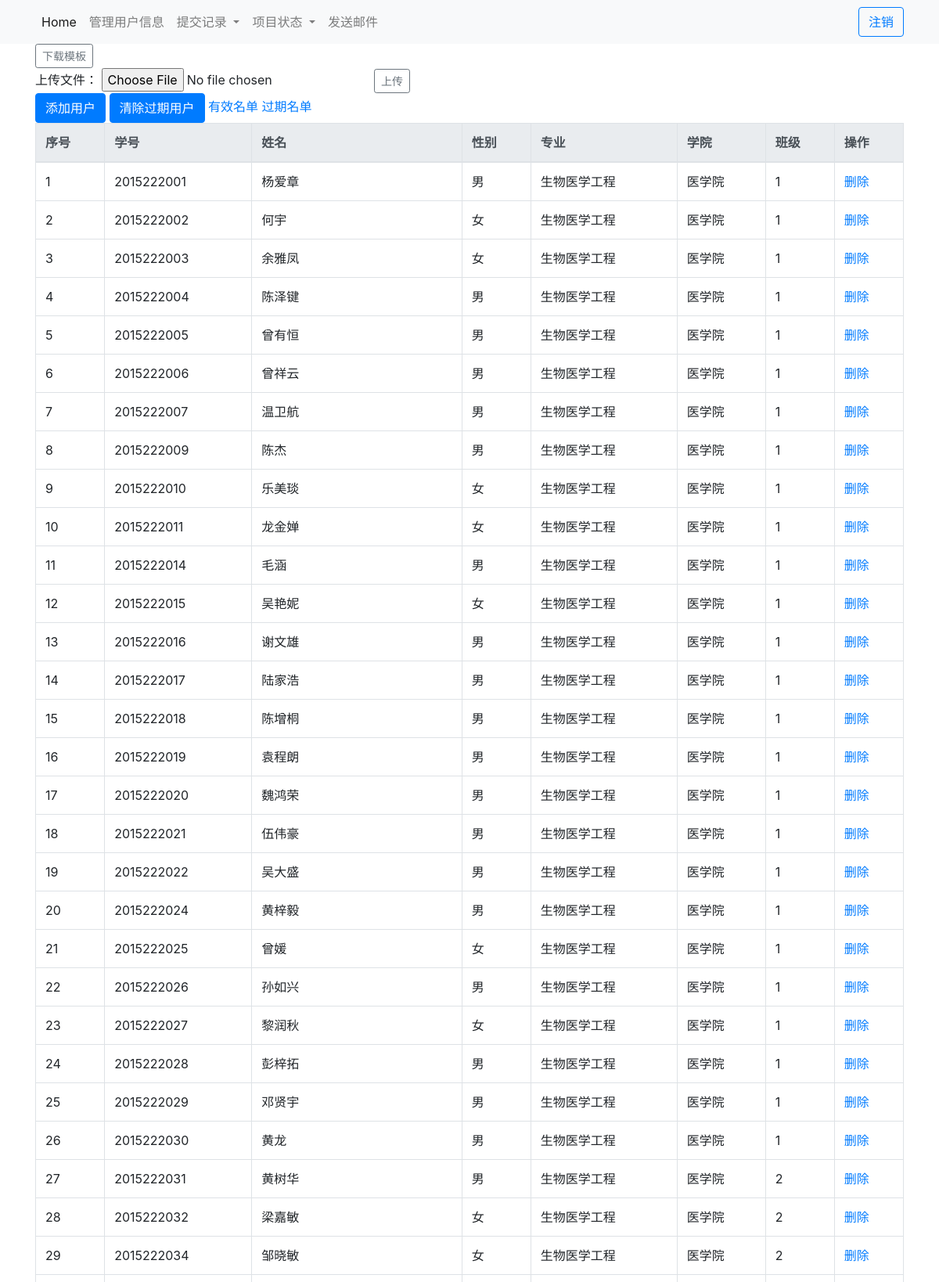
The page /manager/userlist (signed in, upper part) on the database its author committed.
### account/models.py (models this page shows, shortened)
class UserInfo(models.Model):
    user = models.OneToOneField(User,unique=True)
    name = models.CharField(max_length=255, blank=True, null=True)
    sex = models.CharField(max_length=255, blank=True, null=True)
    classID = models.CharField(max_length=255, blank=True, null=True)
    major = models.CharField(max_length=255, blank=True, null=True)
    institute = models.CharField(max_length=255, blank=True, null=True)
    phone = models.CharField(max_length=255, blank=True, null=True, default='')
    email = models.CharField(max_length=255, blank=True, null=True, default='')
    status = models.CharField(max_length=255, blank=True, null=True, default='') #记录该用户是否过期，1为有效，2为无效
    class Meta:
        permissions = (
            ('add_userproinfo', u"添加用户"),  # 权限字段名称及其解释
            ('delete_userproinfo', u"删除用户"),
            ('change_userproinfo', u"修改用户信息"),
        )

### manager/views.py (the view, shortened to what this page needs)
@permission_required('account.add_userproinfo', login_url="/account/login/")
@csrf_exempt
def userlist(request):
    if request.method == "GET":
        status = request.GET.get('status',"1")
        userinfo = UserInfo.objects.filter(status=status)
        userinfo_form = UserInfoForm()
        return render(request, 'manager/userlist.html', {'userinfo': userinfo, 'userinfo_form': userinfo_form})

### manager/forms.py
class UserInfoForm(forms.ModelForm):
    user = forms.CharField(max_length=10)
    class Meta:
        model = UserInfo
        exclude = ("phone","email")

### templates/manager/userlist.html (shortened to what this page needs)
{% extends 'manager_base.html' %}
{% block content %}
    <button id="download_model" class="btn btn btn-outline-secondary btn-sm">下载模板
    </button>
    <form id="uploadForm">
        上传文件： <input type="file" accept="application/vnd.openxmlformats-officedocument.spreadsheetml.sheet"
                     name="file"
                     id="file">
        <input type="button" value="上传" class="btn btn btn-outline-secondary btn-sm" onclick="javascript:Upload_file()">
    </form>
    <button id="add_user" onclick="add_user()" class="btn btn-primary">添加用户</button>
    <button id="clean_user" onclick="clean_user()" class="btn btn-primary">清除过期用户</button>
    <a href="{% url 'manager:userlist' %}?status=1">有效名单</a>
    <a href="{% url 'manager:userlist' %}?status=0">过期名单</a>
    <table class="table table-bordered">
        {% if userinfo %}
            <thead class="thead-light">
            <tr>
                <th>序号</th>
                <th>学号</th>
                <th>姓名</th>
                <th>性别</th>
                <th>专业</th>
                <th>学院</th>
                <th>班级</th>
                <th>操作</th>
            </tr>
            </thead>
            {% for info in userinfo %}
                <tr>
                    <td>{{ forloop.counter }}</td>
                    <td>{{ info.user }}</td>
                    <td>{{ info.name }}</td>
                    <td>{{ info.sex }}</td>
                    <td>{{ info.major }}</td>
                    <td>{{ info.institute }}</td>
                    <td>{{ info.classID }}</td>
                    <td>
                        <a name="delete" href="javascript:" onclick="del_user(this,{{ info.user }})"><span
                                class="glyphicon glyphicon-trash">删除</span></a>
                    </td>
                </tr>
            {% empty %}
                <p>当前无可管理的用户</p>
            {% endfor %}
        {% endif %}
    </table>
{% endblock %}

### templates/manager_base.html (shortened to what this page needs)
<!DOCTYPE html>
<html lang="en">
<head>
    <link rel="stylesheet" href="/static/Bootstrap/css/bootstrap.min.css">
    <link rel="stylesheet" href="/static/js/theme/default/laydate.css?v=5.0.8">
</head>
<body>
<nav class="navbar navbar-expand-lg navbar-light bg-light navbar-fixed-top">
    <div class="container">
        <div class="collapse navbar-collapse" id="navbarSupportedContent">
            <ul class="navbar-nav mr-auto">
                <li class="nav-item active">
                    <a class="nav-link" href="{% url 'manager:manager_home' %}">Home </a>
                </li>
                <li class="nav-item">
                    <a class="nav-link" href="{% url 'manager:userlist' %}">管理用户信息</a>
                </li>
                <li class="nav-item dropdown">
                    <a class="nav-link dropdown-toggle" href="#" id="navbarDropdownMenuLink" data-toggle="dropdown"
                       aria-haspopup="true" aria-expanded="false">
                        提交记录
                    </a>
                </li>
                <li class="nav-item dropdown">
                    <a class="nav-link dropdown-toggle" href="#" id="navbarDropdownMenuLink" data-toggle="dropdown"
                       aria-haspopup="true" aria-expanded="false">
                        项目状态
                    </a>
                </li>
                <li class="nav-item">
                    <a class="nav-link" href="{% url 'manager:send_email' %}">发送邮件</a>
                </li>
            </ul>
            <button class="btn btn-outline-primary my-2 my-sm-0" onclick="javascript:logout()">注销</button>
        </div>
    </div>
</nav>
<div class="container">{% block content %}{% endblock %}</div>
</body>
</html>

### rows shown on the page
UserInfo: user "2015222001", name "杨爱章", sex "男", major "生物医学工程", institute "医学院", classID "1"
UserInfo: user "2015222002", name "何宇", sex "女", major "生物医学工程", institute "医学院", classID "1"
UserInfo: user "2015222003", name "余雅凤", sex "女", major "生物医学工程", institute "医学院", classID "1"
UserInfo: user "2015222004", name "陈泽键", sex "男", major "生物医学工程", institute "医学院", classID "1"
UserInfo: user "2015222005", name "曾有恒", sex "男", major "生物医学工程", institute "医学院", classID "1"
UserInfo: user "2015222006", name "曾祥云", sex "男", major "生物医学工程", institute "医学院", classID "1"
UserInfo: user "2015222007", name "温卫航", sex "男", major "生物医学工程", institute "医学院", classID "1"
UserInfo: user "2015222009", name "陈杰", sex "男", major "生物医学工程", institute "医学院", classID "1"
UserInfo: user "2015222010", name "乐美琰", sex "女", major "生物医学工程", institute "医学院", classID "1"
UserInfo: user "2015222011", name "龙金婵", sex "女", major "生物医学工程", institute "医学院", classID "1"
UserInfo: user "2015222014", name "毛涵", sex "男", major "生物医学工程", institute "医学院", classID "1"
UserInfo: user "2015222015", name "吴艳妮", sex "女", major "生物医学工程", institute "医学院", classID "1"
UserInfo: user "2015222016", name "谢文雄", sex "男", major "生物医学工程", institute "医学院", classID "1"
UserInfo: user "2015222017", name "陆家浩", sex "男", major "生物医学工程", institute "医学院", classID "1"
UserInfo: user "2015222018", name "陈增桐", sex "男", major "生物医学工程", institute "医学院", classID "1"
UserInfo: user "2015222019", name "袁程朗", sex "男", major "生物医学工程", institute "医学院", classID "1"
UserInfo: user "2015222020", name "魏鸿荣", sex "男", major "生物医学工程", institute "医学院", classID "1"
UserInfo: user "2015222021", name "伍伟豪", sex "男", major "生物医学工程", institute "医学院", classID "1"
UserInfo: user "2015222022", name "吴大盛", sex "男", major "生物医学工程", institute "医学院", classID "1"
UserInfo: user "2015222024", name "黄梓毅", sex "男", major "生物医学工程", institute "医学院", classID "1"
UserInfo: user "2015222025", name "曾媛", sex "女", major "生物医学工程", institute "医学院", classID "1"
UserInfo: user "2015222026", name "孙如兴", sex "男", major "生物医学工程", institute "医学院", classID "1"
UserInfo: user "2015222027", name "黎润秋", sex "女", major "生物医学工程", institute "医学院", classID "1"
UserInfo: user "2015222028", name "彭梓拓", sex "男", major "生物医学工程", institute "医学院", classID "1"
UserInfo: user "2015222029", name "邓贤宇", sex "男", major "生物医学工程", institute "医学院", classID "1"
UserInfo: user "2015222030", name "黄龙", sex "男", major "生物医学工程", institute "医学院", classID "1"
UserInfo: user "2015222031", name "黄树华", sex "男", major "生物医学工程", institute "医学院", classID "2"
UserInfo: user "2015222032", name "梁嘉敏", sex "女", major "生物医学工程", institute "医学院", classID "2"
UserInfo: user "2015222034", name "邹晓敏", sex "女", major "生物医学工程", institute "医学院", classID "2"
